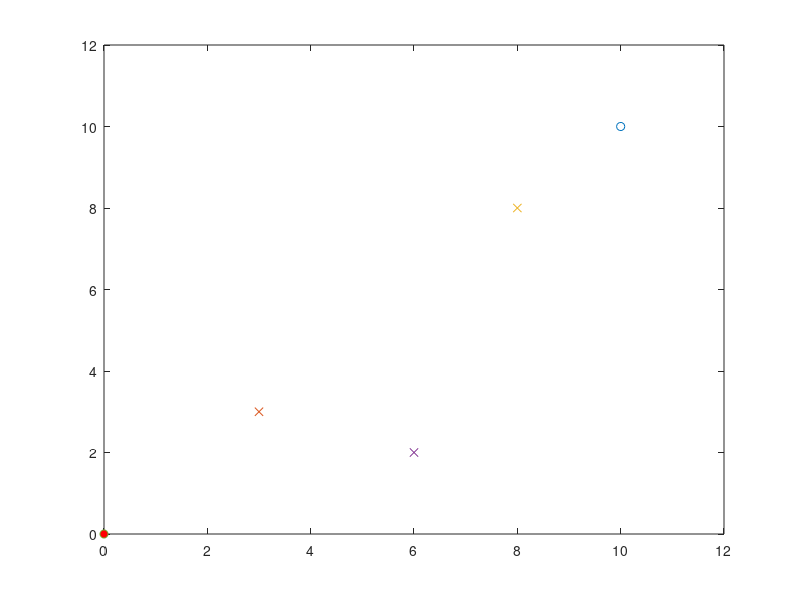

MATLAB code for this plot: (Note: this script raises an error after producing the figure.)
function [t,x]=H4_PotentialNavigation()

clc
clear
close all

time=[0 300];
x0=[0;0;0];

%[t, x]=ode23(@vehicles,time,x0); %

h=0.1; %Step size
time=[0:h:300];
x=zeros(length(time),length(x0));
n=length(time)-1;

y_dot = vehicles(time,x);

% for i=1:n
%     k1=y_dot(time(i),x(i));
%     x(i+1) = x(i)+((k1)/6)*h;
% end

plot(x(:,1),x(:,2),'r', ...
    Goal(1),Goal(2),'o', ...
    Obs1(1),Obs1(2),'x', ... 
    Obs2(1),Obs2(2),'x', ...
    Obs3(1),Obs3(2),'x')
hold on
p=plot(x(1,1),x(1,2),'o','MarkerFaceColor','red');
hold off
axis([0 12 0 12])

for k=2:length(x)
    p.XData=x(k,1);
    p.YData=x(k,2);
    pause(0.025)
    drawnow 
end

    function dx=vehicles(t,x)
        
        Goal=[10;10];
        Obs1=[3;3];
        Obs2=[8;8];
        Obs3=[6;2];
        KG=30;
        Ko=30;
        
        rG=sqrt((Goal(1)-x(1))^2+(Goal(2)-x(2))^2);
        FGx=KG*(Goal(1)-x(1))/rG;
        FGy=KG*(Goal(2)-x(2))/rG;
        
        ro1=sqrt((Obs1(1)-x(1))^2+(Obs1(2)-x(2))^2);
        Fo1x=-Ko*(Obs1(1)-x(1))/ro1^3;
        Fo1y=-Ko*(Obs1(2)-x(2))/ro1^3;
        
        ro2=sqrt((Obs2(1)-x(1))^2+(Obs2(2)-x(2))^2);
        Fo2x=-Ko*(Obs2(1)-x(1))/ro2^3;
        Fo2y=-Ko*(Obs2(2)-x(2))/ro2^3;
        
        ro3=sqrt((Obs3(1)-x(1))^2+(Obs3(2)-x(2))^2);
        Fo3x=-Ko*(Obs3(1)-x(1))/ro3^3;
        Fo3y=-Ko*(Obs3(2)-x(2))/ro3^3;
        
        Fx=(FGx+Fo1x+Fo2x+Fo3x);
        Fy=(FGy+Fo1y+Fo2y+Fo3y);
        
        alpha=atan(Fy/Fx);
        
        v=1; L=2;
        if rG<0.05 %Stop the vehicle when arrives to the goal
            v=0;
        end
        K=2;
        ph=K*(alpha-x(3));
        dx=[v*cos(ph)*cos(x(3));v*cos(ph)*sin(x(3));v*sin(ph)/L];
        
    end
end
        